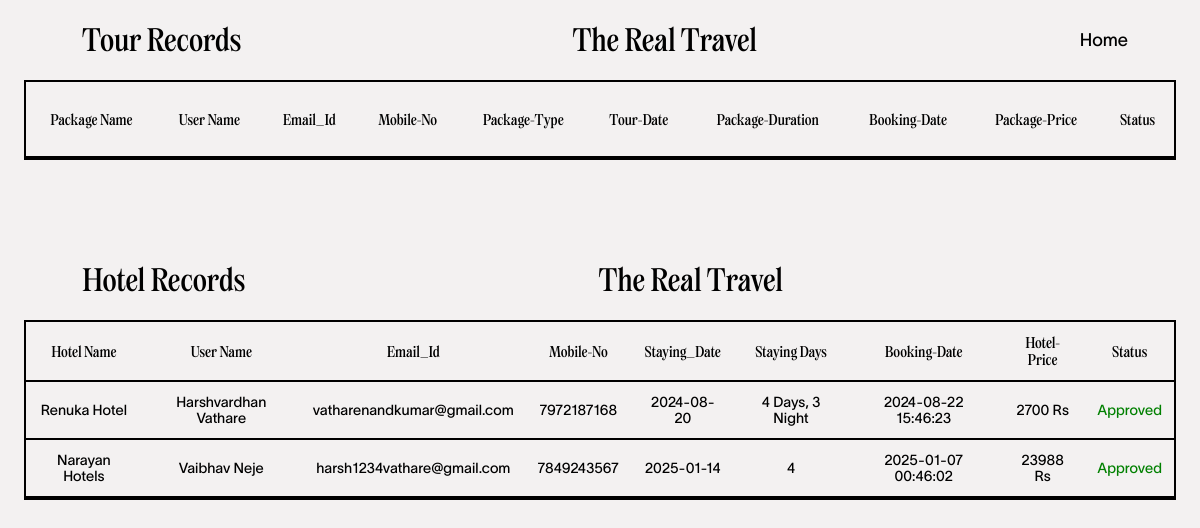
Screenshot of /other/Book_data.php (signed in) with the database file from the repository.
### tables this page shows
CREATE TABLE `hotel_booking` (
  `id` int(200) NOT NULL,
  `user_Id` int(100) NOT NULL,
  `Hotel_Id` varchar(100) NOT NULL,
  `User_Name` varchar(100) NOT NULL,
  `Email_Id` varchar(200) NOT NULL,
  `Mobile_No` varchar(50) NOT NULL,
  `date` varchar(50) NOT NULL,
  `Hotel_Name` varchar(50) NOT NULL,
  `No_of_Person` varchar(200) NOT NULL,
  `Price` varchar(50) NOT NULL,
  `Duration` varchar(50) NOT NULL,
  `created_booking` datetime NOT NULL DEFAULT current_timestamp(),
  `Status` varchar(50) NOT NULL DEFAULT 'Pending'
);

### other/Book_data.php (the view, shortened to what this page needs)
<?php
include("../config/connection.php");
?>
<!DOCTYPE html>
<html lang="en">
<head>
    <link rel="stylesheet" href="https://cdn.jsdelivr.net/npm/locomotive-scroll@3.5.4/dist/locomotive-scroll.css" />
    <link rel="stylesheet" href="../Authentication/pwd_update.css">
</head>
<body>
    <div class="page1">
        <div class="nav">
            <div class="nav-part1">
                <h2 id="nav-part3">Tour Records</h2>
            </div>
            <h1>the real travel</h1>
            <div class="nav-part2">
                <h3><a href="homepage.php">Home</a></h3>
            </div>
        </div>
        <div class="part1">
            <table>
                <tr>
                    <th>Package Name</th>
                    <th>User Name</th>
                    <th>Email_Id</th>
                    <th>Mobile-No</th>
                    <th>Package-Type</th>
                    <th>Tour-Date</th>
                    <th>Package-Duration</th>
                    <th>Booking-Date</th>
                    <th>Package-Price</th>
                    <th>Status</th>
                </tr>
            </table>
        </div>
        <div class="nav1">
            <div class="nav-part1">
                <h2 id="nav-part3">Hotel Records</h2>
            </div>
            <h1>the real travel</h1>
        </div>
        <div class="part1">
            <table>
                <tr>
                    <th>Hotel Name</th>
                    <th>User Name</th>
                    <th>Email_Id</th>
                    <th>Mobile-No</th>
                    <th>Staying_Date</th>
                    <th>Staying Days</th>
                    <th>Booking-Date</th>
                    <th>Hotel-Price</th>
                    <th>Status</th>
                </tr>
                <?php
                $user = $_SESSION["email"];
                $query = mysqli_query($conn, "select * from users where email ='$user'");
                $row = mysqli_fetch_array($query);
                $id = $row['user_Id'];
                $sql = "select * from hotel_booking where user_Id = '$id'";
                $result = $conn->query($sql);
                if (mysqli_num_rows($result) > 0) {
                    while ($row = mysqli_fetch_assoc($result)) {
                        echo "<tr>
                <td>" . $row['Hotel_Name'] . "</td>
                <td>" . $row['User_Name'] . "</td>
                <td>" . $row['Email_Id'] . "</td>
                <td>" . $row['Mobile_No'] . "</td>
                <td>" . $row['date'] . "</td>
                <td>" . $row['Duration'] . "</td>
                <td>" . $row['created_booking'] . "</td>
                <td>" . $row['Price'] . " Rs</td>
                <td style=color:green; font-weight:bold;>" . $row['Status'] . "</td>
              </tr>";
                    }
                }
                ?>
            </table>
        </div>
    </div>
</body>
</html>

### css/pwd_update.css (style rules this page uses)
* { padding: 0%; margin: 0%; box-sizing: border-box; }
html, body { height: 100%; width: 100%; }
.page1 { width: 100%; min-height: 100vh; background-color: #f3f1f1; }
.nav { width: 100%; height: 10vh; align-items: center; justify-content: space-between; display: flex; padding: 2vw 4vw; }
.nav1 { width: 100%; height: 10vh; margin-top: 10vh; align-items: center; justify-content: space-between; display: flex; padding: 2vw 4vw; }
.nav h3 { font-family: regular; font-size: 1.5vw; font-weight: 400; }
.nav-part1 { padding: 1vh; border-left: 0.2vw solid #f3f1f1; }
.nav-part1 h2 { font-weight: 400; font-size: 2.5vw; font-family: regular; text-transform: capitalize; }
.nav h1 { font-family: regular; text-transform: capitalize; font-weight: 400; font-size: 2.5vw; }
.nav1 h1 { font-family: regular; text-transform: capitalize; font-weight: 400; font-size: 2.5vw; }
.nav-part2 { gap: 2vw; display: flex; align-items: center; font-family: twl; justify-content: space-between; }
.nav-part2 h3 { font-family: twl; font-size: 1.5vw; font-weight: 400; }
.nav-part2 a { text-decoration: none; text-transform: capitalize; color: black; }

### other/Book_data.php (style rules this page uses)
html, body { width: 100%; height: 100%; }
.page1 { width: 100%; min-height: 100vh; padding: 0 2vw; overflow-x: hidden; }
.part1 { width: 100%; min-height: 10vh; justify-content: center; display: flex; border: .2vw solid black; }
table { font-family: twl; width: 100%; border-collapse: collapse; padding: 2vw; }
th, td { padding: 1vw; text-align: center; }
th { font-size: 1.2vw; font-weight: 400; text-transform: capitalize; font-family: regular; border-bottom: .2vw solid black; }
td { font-size: 1.2vw; border-bottom: 0.2vw solid black; }

### rows the page displays
hotel_booking: Hotel_Name "Renuka Hotel", User_Name "Harshvardhan Vathare", Email_Id "vatharenandkumar@gmail.com", Mobile_No "7972187168", date "2024-08-20", Duration "4 Days, 3 Night", created_booking "2024-08-22 15:46:23", Price "2700", Status "Approved"
hotel_booking: Hotel_Name "Narayan Hotels", User_Name "Vaibhav Neje", Email_Id "harsh1234vathare@gmail.com", Mobile_No "7849243567", date "2025-01-14", Duration "4", created_booking "2025-01-07 00:46:02", Price "23988", Status "Approved"
